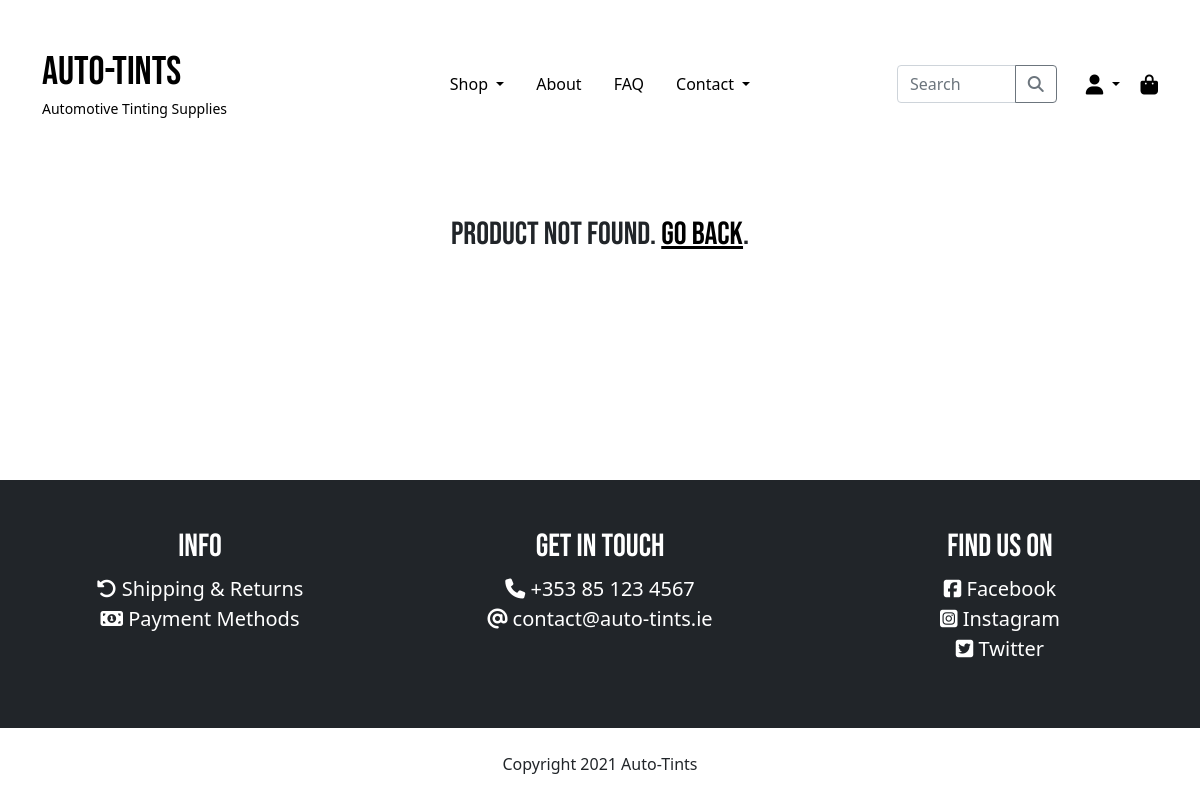
The page /products/4/ on the database as committed earlier.
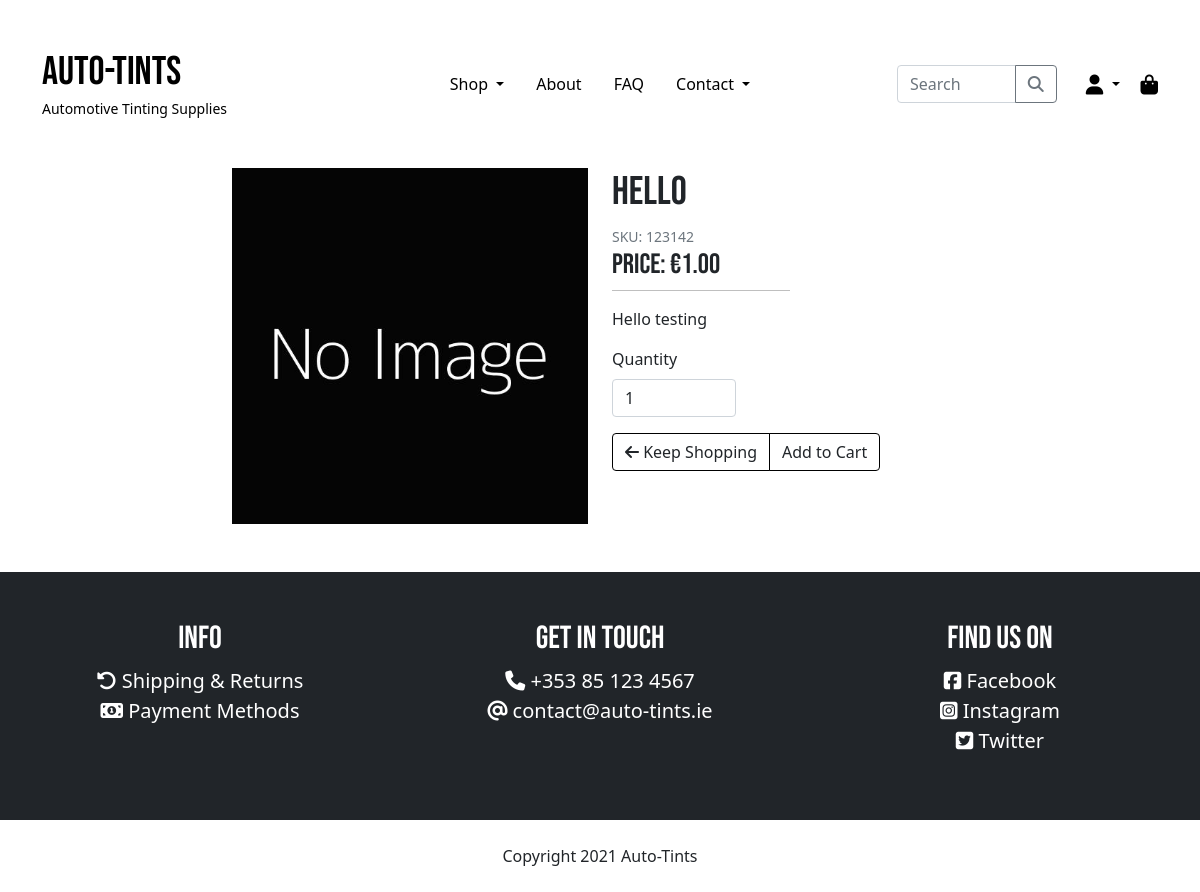
The same page on the database as committed later.
### products/models.py (models this page shows, shortened)
class Product(models.Model):
    category = models.ForeignKey('Category', null=True,
                                 blank=True, on_delete=models.SET_NULL)
    sku = models.CharField(max_length=254, blank=True, default='')
    name = models.CharField(max_length=254)
    description = models.TextField()
    price = models.DecimalField(max_digits=6, decimal_places=2)
    image = models.ImageField(default="noimage.jpg")

### products/views.py (the view)
# urls.py: path('<int:product_id>/', views.product_detail, name='detail_page'),
def product_detail(request, product_id):
    query = Product.objects.filter(pk=product_id)
    if query.exists():
        product = query.get()
        context = {
            'product': product,
        }
    else:
        context = {
            'product': None
        }
    return render(request, 'products/detail.html', context)

### auto_tints/context_processors.py (called while the page is built, shortened)
def get_categories(request):
    categories = Category.objects.all()
    context = {
        'categories': categories,
    }
    return context

def cart_contents(request):
    cart = request.session.get('cart', {})
    cart_items = []
    cart_items_count = 0
    total = 0
    if cart:
        for quantity in list(cart.values()):
            cart_items_count += int(quantity)
    grand_total = total + settings.DELIVERY_CHARGE
    context = {
        'cart_items': cart_items,
        'cart_items_count': cart_items_count,
        'total': total,
        'grand_total': grand_total,
        'delivery_charge': settings.DELIVERY_CHARGE,
    }
    return context

### products/templates/products/detail.html (shortened to what this page needs)
{% extends "base.html" %}
{% load static %}
{% block content %}
<div class="container">
    {% if product %}
    <div class="row mb-5 text-center text-md-start">
        <div class="col-12 col-md-5 col-lg-4 offset-md-1 offset-lg-2">
            <img src="{{ product.image.url }}" class="img-fluid" alt="{{ product.name }}">
        </div>
        <div class="col-12 col-md-5 col-lg-4">
            <h1 class="mt-4 mt-md-0">{{ product.name }}</h1>
            <small class="text-muted">SKU: {{ product.sku }}</small>
            <h3>Price: €{{ product.price }}</h3>
            <hr class="mt-auto mx-auto mx-md-0">
            <p>{{ product.description }}</p>
            <form action="{% url 'add_to_cart' product.id %}" method="post">
                <div class="input-group mb-3 row justify-content-center justify-content-md-start">
                    <div class="col-8 col-md-5">
                        <label for="quantity" class="form-label">Quantity</label>
                            <input type="number" name="quantity" min="1" max="99" value="1" class="form-control" id="quantity"
                                aria-describedby="quantity">
                    </div>
                </div>
                <div class="btn-group" role="group">
                    <a href="{% url 'products' %}" class="btn btn-outline-black"><i class="fas fa-arrow-left"></i> Keep
                        Shopping</a>
                    <input type="submit" class="btn btn-outline-black" value="Add to Cart">
                </div>
            </form>
        </div>
    </div>
    {% else %}
    <div class="py-5">
        <h2 class="text-center">Product not found. <a href="{% url 'home' %}"><u>Go back</u></a>.</h2>
    </div>
    {% endif %}
</div>
{% endblock %}

Rows that differ between the two databases and show on the page:
added Product: image (placeholder picture), name "Hello", sku "123142", price "1.00", description "Hello testing"
Other text that changed with them:
form field quantity: (not shown) → "1"
form field value: (not shown) → "Add to Cart"
text no longer shown: "Product not found. Go back ."
text now shown: "SKU: Price: € Quantity Keep Shopping"
